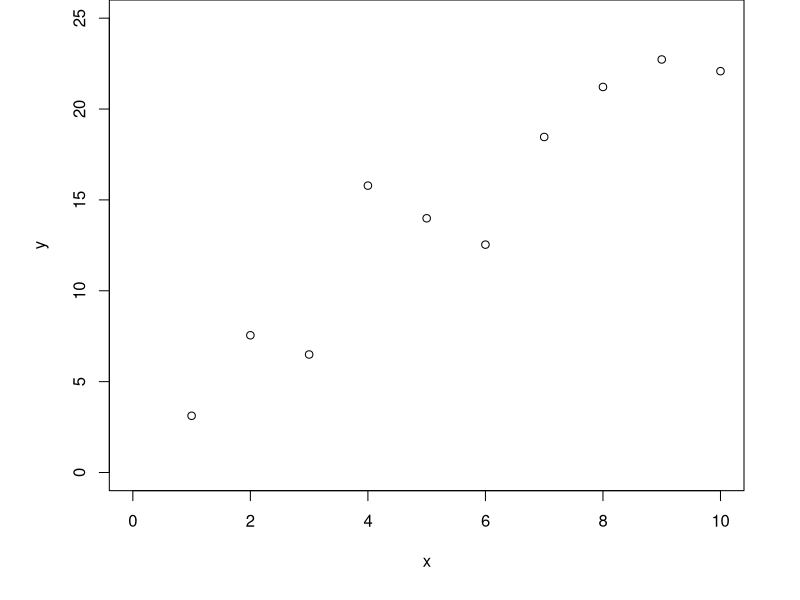
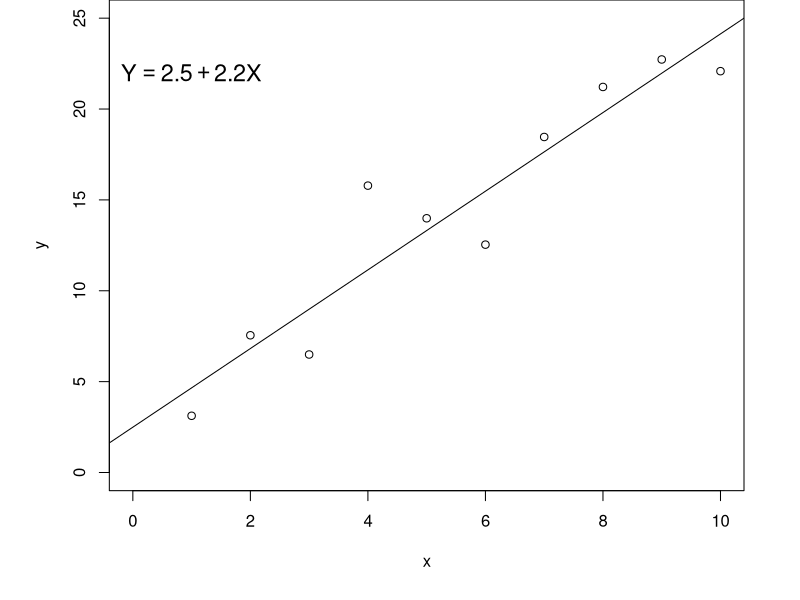
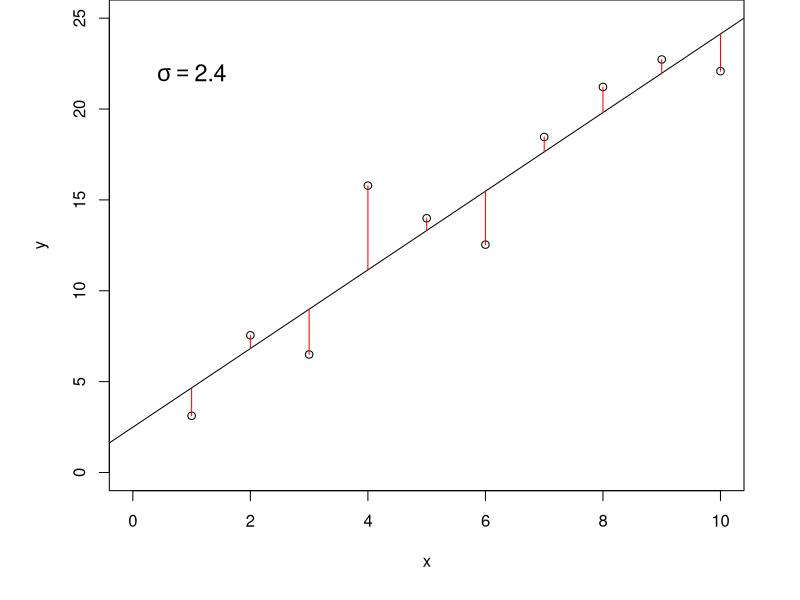
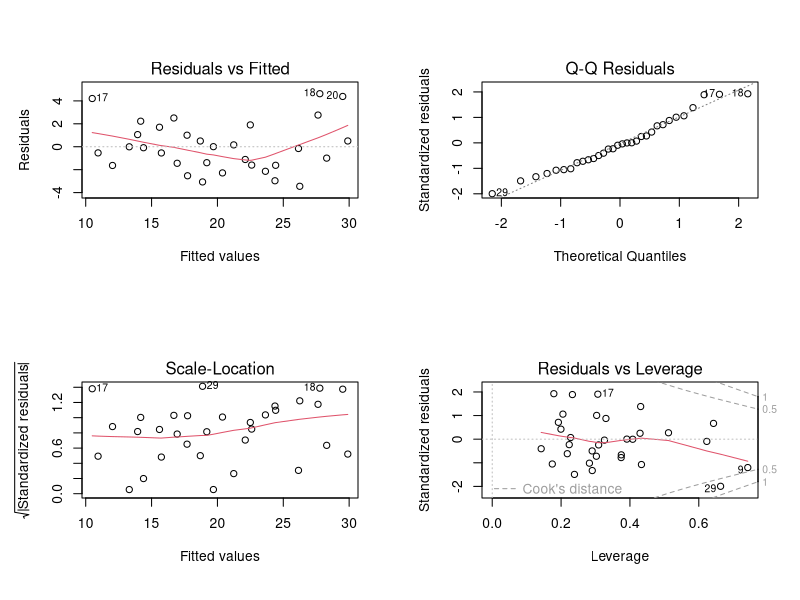

Recreate these plots in R, in order.
## ---- chunk 1
x <- seq(1,10)
set.seed(1)
y <- 3 + 2*x + rnorm(n=10,mean=0,sd=3)
opar <- par(mai=c(1.093333, 1.093333, 0, 0.560000))
plot(x,y, xlim=c(0,10), ylim=c(0,25))
par(opar)

## ---- chunk 2
x <- seq(1,10)
set.seed(1)
y <- 3 + 2*x + rnorm(n=10,mean=0,sd=3)
opar <- par(mai=c(1.093333, 1.093333, 0, 0.560000))
plot(x,y, xlim=c(0,10), ylim=c(0,25))
slm <- lm(y ~ x)
abline(slm)
text(1, 22, bquote(Y == .(round(coef(slm)[1],1)) + .(round(coef(slm)[2],1))*X),
     cex = 1.4)
par(opar)

## ---- chunk 3
x <- seq(1,10)
set.seed(1)
y <- 3 + 2*x + rnorm(n=10,mean=0,sd=3)
opar <- par(mai=c(1.093333, 1.093333, 0, 0.560000))
plot(x,y, xlim=c(0,10), ylim=c(0,25))
slm <- lm(y ~ x)
abline(slm)
segments(x0=x, y0=slm$fitted, x1=x, y1=y, col="red")
text(1, 22, bquote(sigma == .(round(summary(slm)$sigma,1))) ,
     cex = 1.4)
par(opar)

## ---- chunk 4
head(Indometh, n=3)
## ---- chunk 5
level <- factor(rep(c(1,2,3)),labels = c("low","medium","high"))
pos <- factor(rep(c(1,2,3),each=11),labels = c("left","center","right"))
test <- expand.grid(pos=pos,level=level)
contrasts(level)
## ---- chunk 6
set.seed(5)
resp <- rnorm(99, rep(c(10,20,25), each=33),)
num <- c(runif(33,1,5), runif(33,6,10), runif(33,11,15))
test <- data.frame(resp, num, test)
summary(lm(resp ~ level, test))$call
summary(lm(resp ~ level, test))$coefficients[,1, drop=F]
## ---- chunk 7
summary(lm(resp ~ level * num, test))$call
summary(lm(resp ~ level * num, test))$coefficients[,1, drop=F]
## ---- chunk 8

summary(lm(resp ~ level * pos, test))$call
summary(lm(resp ~ level * pos, test))$coefficients[,1, drop=F]
## ---- chunk 9
row.names(mtcars) <- NULL
par(mfrow=c(2,2))
plot(lm(mpg ~ ., data=mtcars))
par(mfrow=c(1,1))
